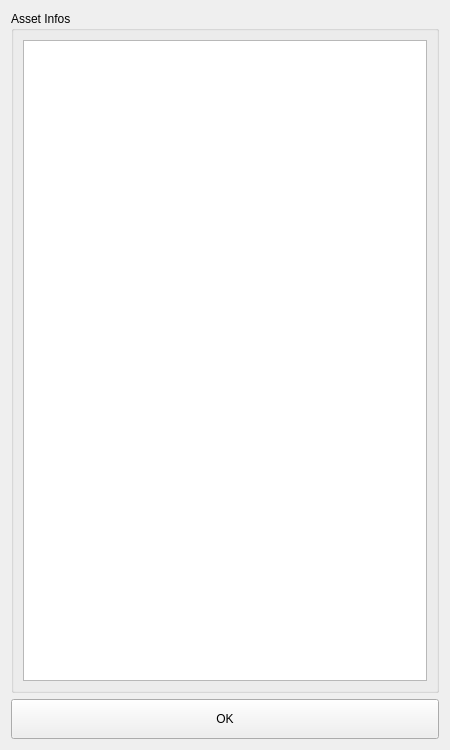
<?xml version="1.0" encoding="UTF-8"?>
<ui version="4.0">
 <class>sgAssetInfos</class>
 <widget class="QWidget" name="sgAssetInfos">
  <property name="windowModality">
   <enum>Qt::ApplicationModal</enum>
  </property>
  <property name="geometry">
   <rect>
    <x>0</x>
    <y>0</y>
    <width>450</width>
    <height>750</height>
   </rect>
  </property>
  <property name="sizePolicy">
   <sizepolicy hsizetype="Preferred" vsizetype="Preferred">
    <horstretch>0</horstretch>
    <verstretch>0</verstretch>
   </sizepolicy>
  </property>
  <property name="minimumSize">
   <size>
    <width>0</width>
    <height>0</height>
   </size>
  </property>
  <property name="maximumSize">
   <size>
    <width>165000</width>
    <height>165000</height>
   </size>
  </property>
  <property name="windowTitle">
   <string>Convert ui to python</string>
  </property>
  <layout class="QGridLayout" name="gridLayout">
   <item row="0" column="0">
    <widget class="QGroupBox" name="groupBox_sgAssetInfos">
     <property name="title">
      <string>Asset Infos</string>
     </property>
     <layout class="QVBoxLayout" name="verticalLayout">
      <item>
       <widget class="QTextEdit" name="labelBrowser">
        <property name="sizePolicy">
         <sizepolicy hsizetype="Expanding" vsizetype="Maximum">
          <horstretch>0</horstretch>
          <verstretch>0</verstretch>
         </sizepolicy>
        </property>
        <property name="maximumSize">
         <size>
          <width>16777215</width>
          <height>1560000</height>
         </size>
        </property>
       </widget>
      </item>
     </layout>
    </widget>
   </item>
   <item row="1" column="0">
    <layout class="QHBoxLayout" name="horizontalLayout">
     <property name="sizeConstraint">
      <enum>QLayout::SetFixedSize</enum>
     </property>
     <item>
      <widget class="QPushButton" name="pushButton_sgOkAssetInfos">
       <property name="minimumSize">
        <size>
         <width>0</width>
         <height>0</height>
        </size>
       </property>
       <property name="maximumSize">
        <size>
         <width>16777215</width>
         <height>40</height>
        </size>
       </property>
       <property name="text">
        <string>OK</string>
       </property>
      </widget>
     </item>
    </layout>
   </item>
  </layout>
 </widget>
 <resources/>
 <connections/>
</ui>
